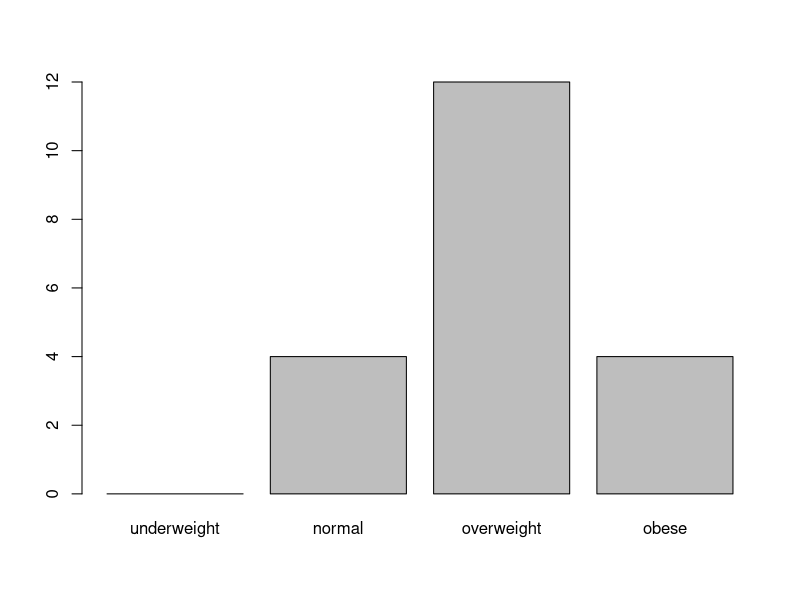
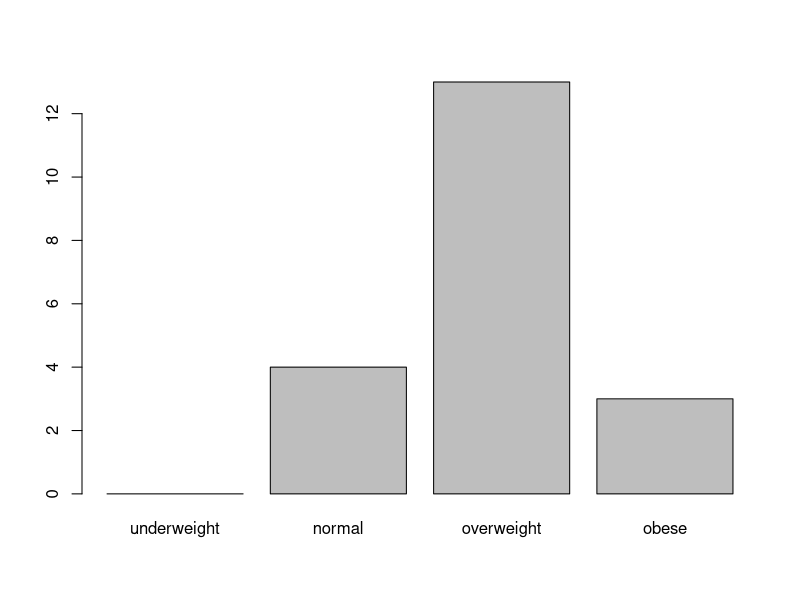
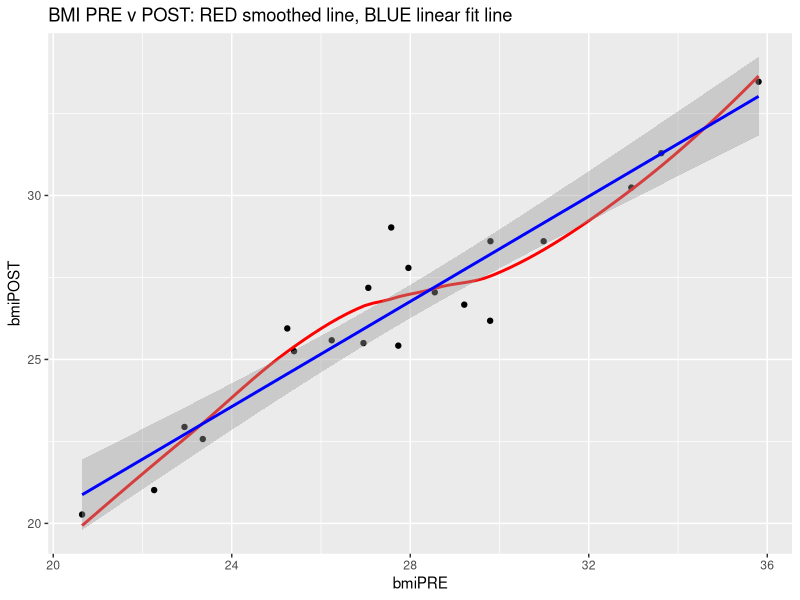
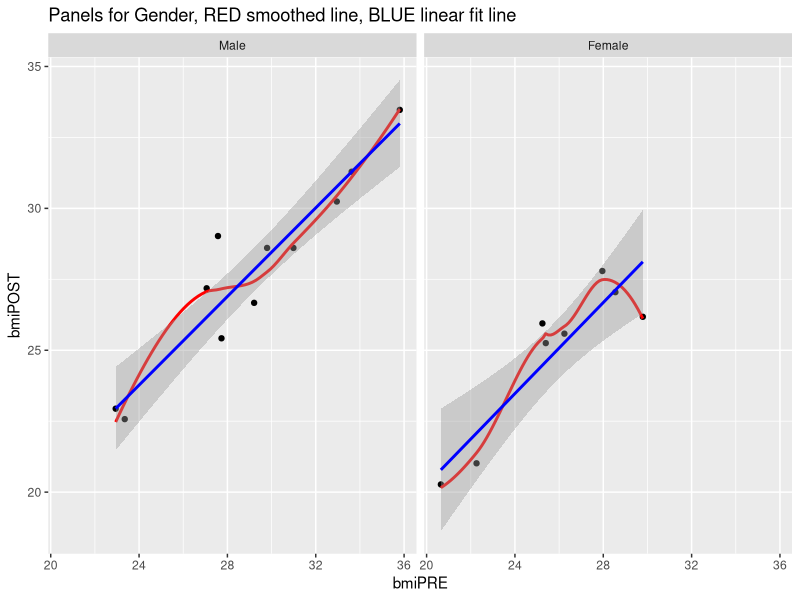

Write R code to recreate these figures, in order.
## ---- chunk 1
library(knitr)
library(ggplot2)
knitr::opts_chunk$set(echo = TRUE)
## ---- chunk 2
data.csv <- read.csv(file="Dataset_01_comma.csv")
data.csv[18,"Height"] <- 5.6
data.csv$bmiPRE <- (data.csv$WeightPRE*703)/((data.csv$Height*12)**2)
data.csv$bmiPOST <- (data.csv$WeightPOST*703)/((data.csv$Height*12)**2)
data.csv$GenderFactor <- factor(data.csv$GenderCoded,
                                levels = c(1,2),
                                labels = c("Male","Female"))
data.csv <- within(data.csv,{
  bmiPREcat <- NA
  bmiPREcat[bmiPRE < 18.5] <- "underweight"
  bmiPREcat[bmiPRE >= 18.5 & bmiPRE < 25] <- "normal"
  bmiPREcat[bmiPRE >= 25 & bmiPRE < 30] <- "overweight"
  bmiPREcat[bmiPRE >= 30] <- "obese"
})
data.csv <- within(data.csv,{
  bmiPOSTcat <- NA
  bmiPOSTcat[bmiPOST < 18.5] <- "underweight"
  bmiPOSTcat[bmiPOST >= 18.5 & bmiPOST < 25] <- "normal"
  bmiPOSTcat[bmiPOST >= 25 & bmiPOST < 30] <- "overweight"
  bmiPOSTcat[bmiPOST >= 30] <- "obese"
})
data.csv$bmiPREcat.or <- factor(data.csv$bmiPREcat,
                                order = TRUE,
                                levels = c("underweight", 
                                           "normal",
                                           "overweight",
                                           "obese"))

data.csv$bmiPOSTcat.or <- factor(data.csv$bmiPOSTcat,
                                order = TRUE,
                                levels = c("underweight", 
                                           "normal",
                                           "overweight",
                                           "obese"))
## ---- chunk 3
myvars <- c("Age", "bmiPRE", "bmiPREcat.or", 
            "bmiPOST", "bmiPOSTcat.or", 
            "GenderFactor")
data <- data.csv[,myvars]
names(data) <- c("Age",
                 "BMI PRE", "BMI PRE Category",
                 "BMI POST", "BMI POST Category",
                 "Gender")
kable(data)
## ---- chunk 4
barplot(table(data.csv$bmiPREcat.or))
## ---- chunk 5
barplot(table(data.csv$bmiPOSTcat.or))
## ---- chunk 6
data <- data.csv
p <- ggplot(data, aes(bmiPRE, bmiPOST)) + 
  geom_point() + 
  geom_smooth(method = "loess", colour = "red", se = FALSE) + 
  geom_smooth(method = "lm", colour = "blue") + 
  ggtitle("BMI PRE v POST: RED smoothed line, BLUE linear fit line")

p
## ---- chunk 7
fit1 <- lm(bmiPOST ~ bmiPRE, data=data.csv)
kable(as.data.frame(summary(fit1)$coefficients))
## ---- chunk 8
kable(as.data.frame(anova(fit1)))
## ---- chunk 9
data <- data.csv[!is.na(data.csv$GenderFactor),]
p <- ggplot(data, aes(bmiPRE, bmiPOST)) + 
  geom_point() + 
  geom_smooth(method = "loess", colour = "red", se = FALSE) + 
  geom_smooth(method = "lm", colour = "blue") + 
  facet_wrap(~GenderFactor) + 
  ggtitle("Panels for Gender, RED smoothed line, BLUE linear fit line")

p
